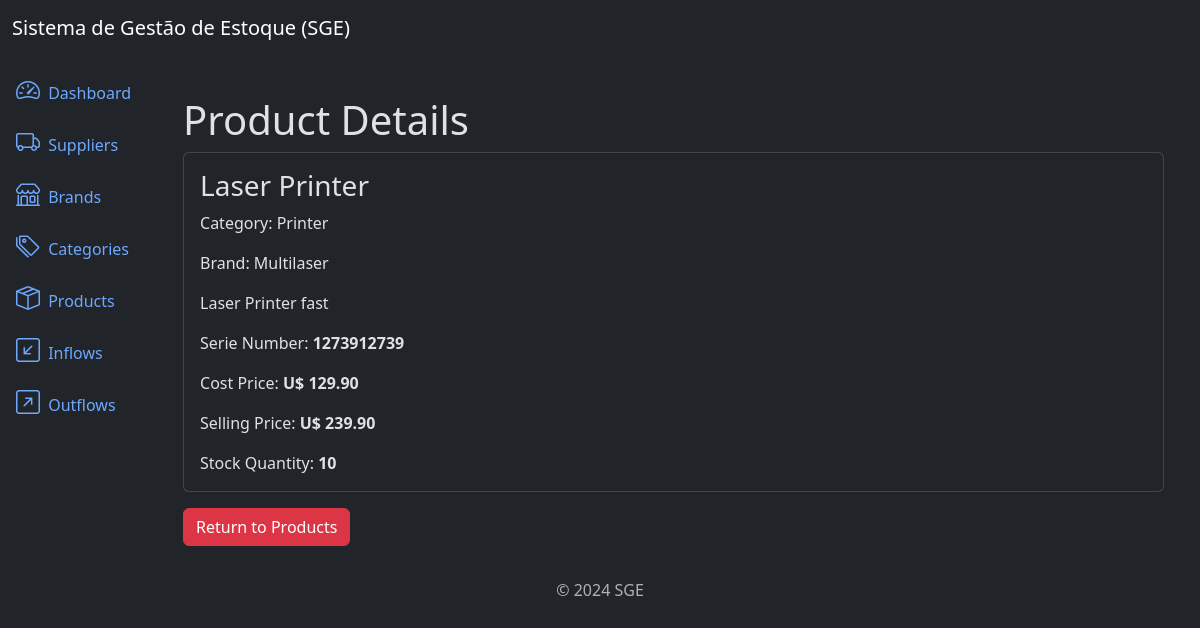
The page /products/1/detail/ on the database as committed earlier.
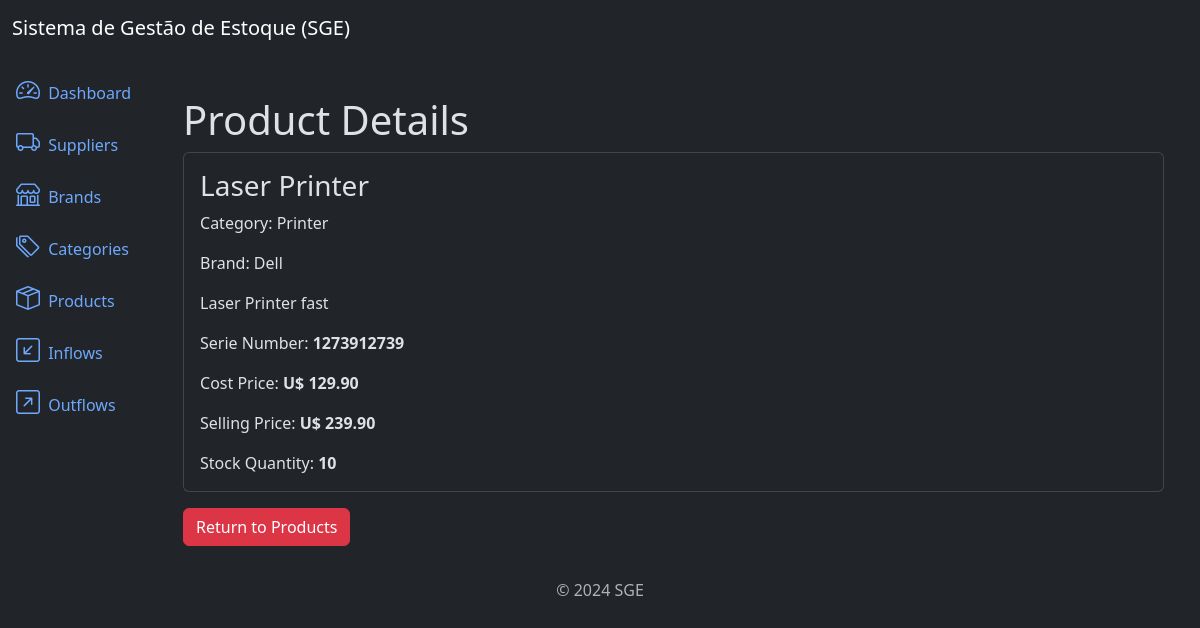
The same page on the database as committed later.
### products/models.py (models this page shows, shortened)
class Product(models.Model):
    title = models.CharField(max_length=500)
    category = models.ForeignKey(Category, on_delete=models.PROTECT, related_name='products')  # Protect block to delete a category that has 1 prod
    brand = models.ForeignKey(Brand, on_delete=models.PROTECT, related_name="products")
    description = models.TextField(null=True, blank=True)
    serie_number = models.CharField(max_length=200, null=True, blank=True)
    cost_price = models.DecimalField(max_digits=20, decimal_places=2)
    selling_price = models.DecimalField(max_digits=20, decimal_places=2)
    quantity = models.IntegerField(default=0)
    created_at = models.DateTimeField(auto_now_add=True)
    updated_at = models.DateTimeField(auto_now=True)
    class Meta:
        ordering = ['title']

### brands/models.py (models this page shows)
class Brand(models.Model):
    name = models.CharField(max_length=500)
    description = models.TextField(null=True, blank=True)
    created_at = models.DateTimeField(auto_now_add=True)
    updated_at = models.DateTimeField(auto_now=True)
    class Meta:
        ordering = ['name']
    def __str__(self):
        return self.name

### categories/models.py (models this page shows)
class Category(models.Model):
    name = models.CharField(max_length=500)
    description = models.TextField(null=True, blank=True)
    created_at = models.DateTimeField(auto_now_add=True)
    updated_at = models.DateTimeField(auto_now=True)
    class Meta:
        ordering = ['name']
    def __str__(self):
        return self.name

### products/views.py (the view)
# urls.py: path('products/<int:pk>/detail/', views.ProductDetailView.as_view(), name='product_detail'),
class ProductDetailView(DetailView):
    model = models.Product
    template_name = 'product_detail.html'
    context_object_name = 'product'

### products/templates/product_detail.html
{% extends 'base.html'%}
{% block content %}
    <div class="container mt-4">
        <h3 class="display-6">Product Details</h3>
        <div class="card">
            <div class="card-body">
                <h3 class="card-title"> {{ product.title }} </h3>
                <p class="card-text">Category: {{ product.category }} </p>
                <p class="card-text">Brand: {{ product.brand }} </p>
                <p class="card-text"> {{ product.description }} </p>
                <p class="card-text">Serie Number: <strong> {{ product.serie_number }} </strong> </p>
                <p class="card-text">Cost Price: <strong>U$ {{ product.cost_price }} </strong> </p>
                <p class="card-text">Selling Price: <strong>U$ {{ product.selling_price }} </strong> </p>
                <p class="card-text">Stock Quantity: <strong> {{ product.quantity }} </strong> </p>
            </div>
        </div>
        <a href="{% url 'product_list' %}" class="btn btn-danger mt-3">Return to Products</a>
    </div>
{% endblock %}

Rows that differ between the two databases and show on the page:
changed Product "Laser Printer": brand "Multilaser" → "Dell"
